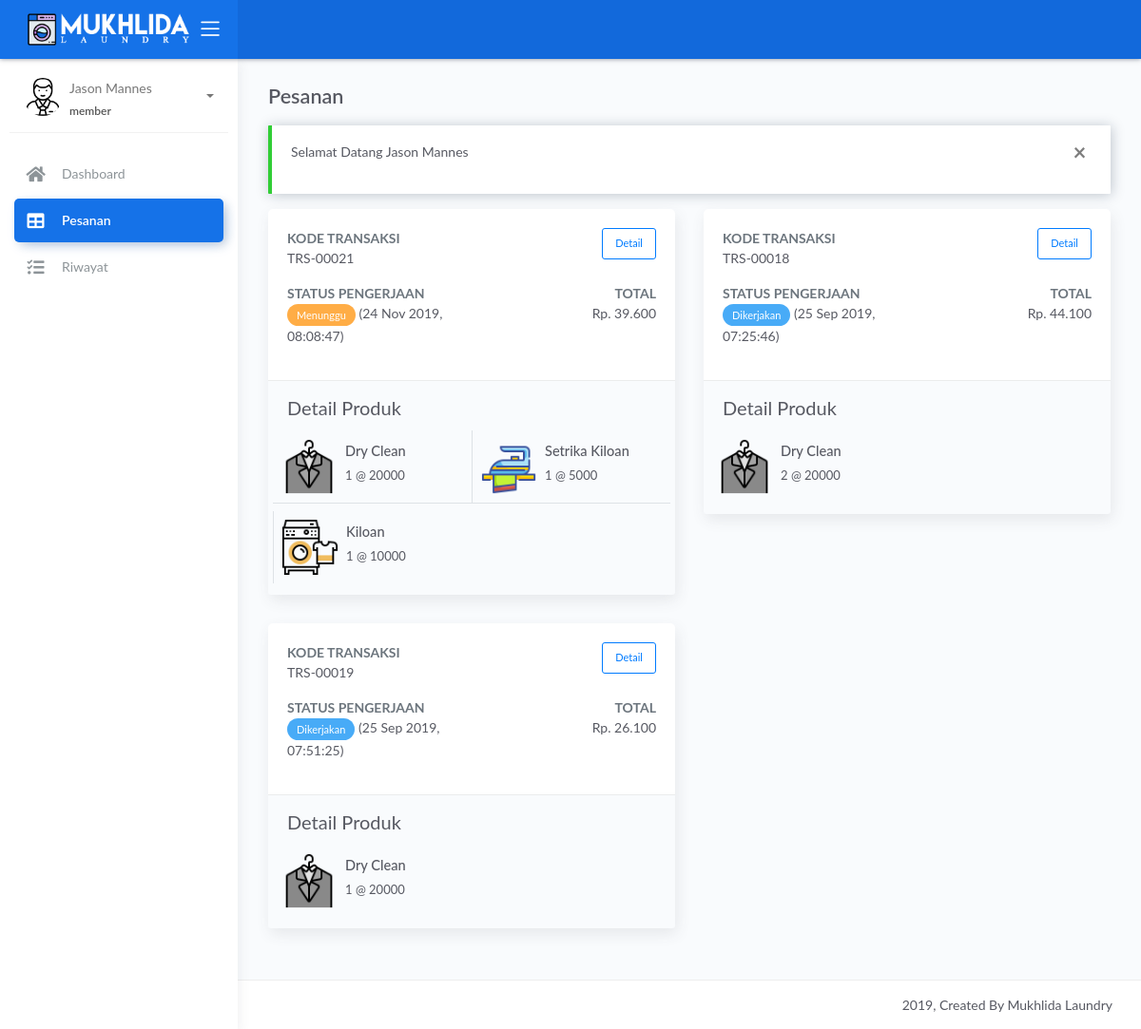
The page /member/index.php?page=pesanan (signed in) on the database its author committed.
### tables this page shows
CREATE TABLE `transaksi` (
  `kode_transaksi` varchar(10) NOT NULL,
  `tgl_transaksi` timestamp NOT NULL DEFAULT CURRENT_TIMESTAMP,
  `pemesan` varchar(50) NOT NULL,
  `telp` varchar(15) NOT NULL,
  `alamat` varchar(255) NOT NULL,
  `logistik` enum('Diantar','Ambil Sendiri') NOT NULL DEFAULT 'Ambil Sendiri',
  `diskon` int(2) NOT NULL DEFAULT '0',
  `total` float NOT NULL,
  `tunai` float NOT NULL,
  `status` enum('0','1','2','3','4') NOT NULL DEFAULT '0' COMMENT '0 - menunggu, 1 - dikerjakan, 2 - selesai dikerjakan, 3 - dikirim, 4 - selesai',
  `update_at` timestamp NOT NULL DEFAULT CURRENT_TIMESTAMP ON UPDATE CURRENT_TIMESTAMP,
  `id_member` varchar(5) NOT NULL DEFAULT '0',
  `debit` varchar(100) NOT NULL,
  `credit` varchar(100) NOT NULL
);

CREATE TABLE `info_toko` (
  `nama_toko` varchar(50) NOT NULL,
  `tentang` text NOT NULL,
  `alamat` varchar(255) NOT NULL,
  `email` varchar(50) NOT NULL,
  `telp` varchar(20) NOT NULL,
  `fax` varchar(20) NOT NULL,
  `rek` varchar(20) NOT NULL,
  `facebook` varchar(100) NOT NULL,
  `twitter` varchar(100) NOT NULL,
  `instagram` varchar(100) NOT NULL
);

### member/sistem/content.php (called while the page is built, shortened)
<?php
include_once '../sistem/koneksi.php';
$get_page = $_GET['page'];
switch ($get_page) {
    case 'pesanan':
        $title = 'Pesanan';
        $ps_active = 'active';
        break;
}
$info_toko = mysqli_fetch_assoc(mysqli_query($koneksi, "SELECT * FROM info_toko"));

### member/views/pesanan.php (the view, shortened to what this page needs)
<?php
$query = mysqli_query($koneksi, "SELECT * FROM transaksi WHERE status < '4' AND id_member = '$_SESSION[id]' ORDER BY status ASC, tgl_transaksi ASC");
?>
<div class="page-inner">
    <div class="row heading">
        <div class="col-8">
            <h2 class="pb-2 fw-bold"><?= $title ?></h2>
        </div>
    </div>
    <?php if (@$_SESSION['pesan']): ?>
        <div class="alert alert-<?= $_SESSION['pesan']['status'] == 'error' ? 'danger' : $_SESSION['pesan']['status'] ?> alert-dismisable fade show" role="alert">
            <button class="close" data-dismiss="alert" aria-label="Close">
                <span aria-hidden="true">&times;</span>
            </button>
            <p><?= $_SESSION['pesan']['msg'] ?></p>
        </div>
    <?php endif; ?>
    <div class="main-content">
    <div class="row">
            <?php if (mysqli_num_rows($query) < 1): ?>
                <div class="col-12">
                    <div class="alert alert-danger fade show" role="alert">
                        <p>Belum ada catatan pesanan saat ini</p>
                    </div>
                </div>
            <?php else: ?>
                <?php while ($row = mysqli_fetch_assoc($query)): ?>
                    <div class="col-xs-12 col-sm-6">
                        <div class="card">
                            <div class="card-body">
                                <div class="row">
                                    <div class="col-8">
                                        <dl>
                                            <dt class="text-uppercase text-muted font-weight-bolde">Kode Transaksi</dt>
                                            <dd><?= $row['kode_transaksi'] ?></dd>
                                        </dl>
                                    </div>
                                    <div class="col-4">
                                        <button class="btn btn-outline-primary btn-sm btn-detail-transaksi float-right" data-toggle="modal" data-target="#detail-transaksi" data-kt="<?= base64_encode($row['kode_transaksi']) ?>">Detail</button>
                                    </div>
                                </div>
                                <div class="row">
                                    <div class="col-8 col-xl-6 pr-1">
                                        <dl>
                                            <dt class="text-uppercase text-muted font-weight-bolde">Status Pengerjaan</dt>
                                            <dd>
                                                <?php if ($row['status'] == '0') echo "<span class=\"badge badge-warning\">Menunggu</span>" ?>
                                                <?php if ($row['status'] == '1') echo "<span class=\"badge badge-info\">Dikerjakan</span>" ?>
                                                <span class="d-inline">(<?= date('d M Y, H:i:s', strtotime($row['update_at'])) ?>)</span>
                                            </dd>
                                        </dl>
                                    </div>
                                    <div class="col-4 col-xl-6 pl-1">
                                        <dl class="ml-auto d-inline text-right">
                                            <dt class="text-uppercase text-muted font-weight-bolde">Total</dt>
                                            <dd class=>Rp. <?= number_format($row['total'], 0, ',', '.') ?></dd>
                                        </dl>
                                    </div>
                                </div>
                            </div>
                            <div class="card-footer bg-grey1">
                                <div class="card-title">Detail Produk</div>
                                <div class="row">
                                    <?php
                                        $query_detail = mysqli_query($koneksi, "SELECT detail_transaksi.nama_produk, detail_transaksi.qty, produk.icon, produk.harga AS harga_satuan FROM detail_transaksi JOIN produk ON detail_transaksi.id_produk = produk.id_produk WHERE kode_transaksi = '$row[kode_transaksi]'");
                                        while ($row_detail = mysqli_fetch_assoc($query_detail)): ?>
                                        <div class="col-xs-12 col-sm-6 mt-2 p-2 border-left-after border-bottom-after-xs">
                                            <div class="avatar-lg float-left mr-2">
                                                <img src="<?= '../' . $row_detail['icon'] ?>" alt="<?= $row_detail['nama_produk'] ?>" class="avatar-img">
                                            </div>
                                            <div class="info">
                                                <span>
                                                    <h5 class="mb-0 mt-1"><?= $row_detail['nama_produk'] ?></h5>
                                                    <span class="user-level mt-0"><?= $row_detail['qty'] . ' @ ' . $row_detail['harga_satuan'] ?></span>
                                                </span>
                                            </div>
                                        </div>
                                    <?php endwhile; ?>
                                </div>
                            </div>
                        </div>
                    </div>
                <?php endwhile; ?>
            <?php endif; ?>
        </div>
    </div>
</div>

### member/index.php (shortened to what this page needs)
<?php include_once 'sistem/content.php'; ?>
<!DOCTYPE html>
<html lang="en">
<head>
	<link rel="stylesheet" href="../assets/css/bootstrap.min.css">
    <link rel="stylesheet" href="../assets/css/atlantis.min.css">
	<link rel="stylesheet" href="../assets/css/fonts.min.css">
	<link rel="stylesheet" href="../assets/css/style.css">
</head>
<body>
	<div class="wrapper">
		<div class="main-header">
			<div class="logo-header" data-background-color="blue">
				<a href="index.html" class="logo text-white text-uppercase">
					<img src="../assets/img/mukhlida-laundry.png" alt="Logo Image" style="width: 90%">
				</a>
				<div class="nav-toggle">
					<button class="btn btn-toggle toggle-sidebar">
						<i class="icon-menu"></i>
					</button>
				</div>
			</div>
			<nav class="navbar navbar-header navbar-expand-lg" data-background-color="blue2">
			</nav>
		</div>
		<div class="sidebar sidebar-style-2">
			<div class="sidebar-wrapper scrollbar scrollbar-inner">
				<div class="sidebar-content">
					<div class="user">
						<div class="avatar-sm float-left mr-2">
							<img src="../assets/img/<?= $_SESSION['jenis_kelamin'] ?>.png" alt="<?= $_SESSION['jenis_kelamin'] ?>" class="avatar-img rounded-circle">
						</div>
						<div class="info">
							<a data-toggle="collapse" href="#collapseExample" aria-expanded="true">
								<span>
									<?= $_SESSION['nama'] ?>
									<span class="user-level"><?= $_SESSION['level'] ?></span>
									<span class="caret"></span>
								</span>
							</a>
						</div>
					</div>
					<ul class="nav nav-primary">
						<li class="nav-item <?= @$d_active ?>">
							<a href="index.php">
								<i class="fas fa-home"></i>
								<p>Dashboard</p>
							</a>
						</li>
						<li class="nav-item <?= @$ps_active ?>">
							<a href="index.php?page=pesanan">
								<i class="fas fa-table"></i>
								<p>Pesanan</p>
							</a>
						</li>
						<li class="nav-item <?= @$r_active ?>">
							<a href="index.php?page=riwayat">
								<i class="fas fa-tasks"></i>
								<p>Riwayat</p>
							</a>
						</li>
					</ul>
				</div>
			</div>
		</div>
		<div class="main-panel">
			<div class="content">
				<?php include_once 'views/' . $page ?>
			</div>
			<footer class="footer">
				<div class="container-fluid">
					<div class="copyright ml-auto">
						2019, Created By <?= $info_toko['nama_toko'] ?>
					</div>
				</div>
			</footer>
		</div>
	</div>
</body>
</html>

### assets/css/style.css (style rules this page uses)
.logo-header .logo { min-width: 175px; }
.border-bottom-after-xs:not(:last-child) { border-bottom: 1px solid #dee2e6!important; }
@media (min-width: 576px) { .border-left-after:not(:first-child) { border-left: 1px solid #dee2e6!important; } }
@media (min-width: 576px) { .border-bottom-after-xs { border-bottom: none; } }

### rows shown on the page
transaksi: kode_transaksi "TRS-00021", status "Menunggu", update_at "24 Nov 2019, 08:08:47", total "39.600", nama_produk "Dry Clean", qty "1", harga_satuan "20000", nama_produk "Setrika Kiloan", harga_satuan "5000", nama_produk "Kiloan", harga_satuan "10000"
transaksi: kode_transaksi "TRS-00018", status "Dikerjakan", update_at "25 Sep 2019, 07:25:46", total "44.100", nama_produk "Dry Clean", qty "2", harga_satuan "20000"
transaksi: kode_transaksi "TRS-00019", status "Dikerjakan", update_at "25 Sep 2019, 07:51:25", total "26.100", nama_produk "Dry Clean", qty "1", harga_satuan "20000"
info_toko: nama_toko "Mukhlida Laundry"

### other values the page prints
$_SESSION['nama'] "Jason Mannes"
$_SESSION['level'] "member"
$title "Pesanan"
$_SESSION['pesan']['msg'] "Selamat Datang Jason Mannes"
